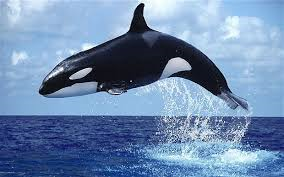
#> input picture learn_opencv/img/whale.png, 284 x 177 px, found by its file name
$ python otsu_l_1.0_my.Otsu.py
#> lines starting #> are read from the running program, lines starting #| are printed output that depends on the picture; after the words box and inside, x2 and y2 are one past the last pixel; in counts of white or black regions, pixels touching at a corner belong together
'''
版本更新内容：
1.0：   根据Otsu原理 自己写代码 实现Otsu算法
'''

import cv2
from matplotlib import pyplot as plt
import numpy as np
from PIL import Image, ImageStat

def cv_show(img,name):
    cv2.imshow(name,img)
    cv2.waitKey()
    cv2.destroyAllWindows()

#? ↓my_otsu算法部分

img = cv2.imread('./img/whale.png', 0)
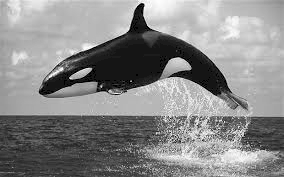
#> img: shape (177, 284); min 0, max 253, mean 136.3
rows,cols=np.shape(img)#!统计出行数列数
#> rows = 177; cols = 284

n0=0#前景像素个数
n=rows*cols#总像素数
#> n = 50268
n1=n-n0#后景像素格式
#> n1 = 50268

#? 二维数组求和
s=sum(map(sum,img))#图片总像素值
#> s = 6851745
u=s/n#图片平均像素值
#> u = 136.3

mythreshold=0
my_g=0#存放方差最终结果
my_th=0#存放阈值最终结果
my_img=img#存放图片最终结果

        #? ↓ for循环部分
for i in range(256):


    np.where(img<mythreshold)#返回坐标，二维图像返回两个数组 一个数组包含x坐标，另一个数组包含y坐标
    n0=np.where(img<mythreshold)[0].shape[0]#前景像素点个数
    #! where[0]包含符合条件的所有x坐标，where[1]是y坐标，【0】【1】元素个数一样
    #! shape永远是[0] ，只有一个值 保存在shape[0] 保存的是复合条件的点的个数
    n1=np.where(img>=mythreshold)[0].shape[0]#后景像素点个数
    if(n0==0 or n1==0):
       mythreshold +=1
       continue

    w0 = n0/n#前景所占比例
    w1 = n1/n#后景所占比例

    re0, thr0 = cv2.threshold(img, mythreshold, 255, cv2.THRESH_TOZERO_INV)#前景图片
    #! THRESH_TOZERO_INV  像素值大于阈值时，设置为0，否则不改变
    s0=sum(map(sum,thr0))#前景图片总像素值
    u0=s0/n0#前景图片平均像素值
    # if(n0==0):
    #     mythreshold +=1
    #     continue

    re1, thr1 = cv2.threshold(img, mythreshold, 255, cv2.THRESH_TOZERO)#后景图片
    #! THRESH_TOZERO 像素值大于阈值时，不变，否则取0
    s1=sum(map(sum,thr1))#背景图片总像素值
    u1=s1/n1#背景图片平均像素值
    # if(n1==0):
    #     mythreshold +=1
    #     continue

    g=w0*w1*(u0*u0-2*u0*u1+u1*u1)#综合计算 前景u0和背景u1的方差g，代码是g公式化简后的结果

    # if(str(g)=='nan'):
    #     mythreshold +=1
    #     continue
    if g>my_g:
        my_g=g
        my_th=mythreshold

    mythreshold +=1
#> this loop made 256 passes
#> (s0, u0, s1, u1, g, my_g) on passes 2, 23, 30, 36, 41, 45, 48, 52, 55, 58, 61, 63: (0, 0, 6851745, 137.7, 184, 184), (70875, 18.32, 6780870, 146.1, 1160.4, 1160.4), (101787, 20.47, 6749958, 149, 1472.8, 1472.8), (120215, 21.8, 6731530, 150.4, 1615.3, 1615.3), (133592, 22.81, 6718153, 151.3, 1698.8, 1698.8), (149975, 24.04, 6701770, 152.2, 1785.5, 1785.5), (171135, 25.55, 6680610, 153.3, 1885.7, 1885.7), (198785, 27.41, 6652960, 154.7, 1998.6, 1998.6), (232705, 29.49, 6619040, 156.2, 2124.5, 2124.5), (267929, 31.45, 6583816, 157.7, 2243.9, 2243.9), (306633, 33.42, 6545112, 159.3, 2363.9, 2363.9), (346344, 35.24, 6505401, 160.9, 2481.8, 2481.8)
#> (s0, u0, s1, u1, g) on passes 3 to 8: (0, 0, 6851745, 137.7, 184), (0, 0, 6851745, 137.7, 184), (0, 0, 6851745, 137.7, 184), (0, 0, 6851745, 137.7, 184), (0, 0, 6851745, 137.7, 184), (0, 0, 6851745, 137.7, 184)
print("最优阈值："+str(my_th))
#| 最优阈值：121

ret, my_th = cv2.threshold(img, my_th, 255, cv2.THRESH_BINARY)
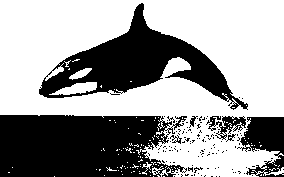
#> my_th: shape (177, 284); 61.1% white; 130 black regions (123 under 20 px), largest, box (x1, y1, x2, y2) and area: (0, 115, 187, 177) 9744, (39, 3, 248, 110) 7340, (237, 117, 284, 177) 1646
cv_show(my_th,'my_th')
#? ↑my_otsu算法部分


def myotsu(imge):
    th=imge
    ret=0
    rows=0#行
    cols=0#列
    n0=0#前景像素个数
    n1=0#后景像素格式
    n=0
    rows,cols=np.shape(img)
    n=rows*cols#总像素数
    n1=n-n0


    ret, th = cv2.threshold(img, 100, 255, cv2.THRESH_BINARY)

    return ret,th
# 我的otsu 阈值法

'''
ret1, th1 = myotsu(img)
# ret1, th1 = cv2.threshold(img, 100, 255, cv2.THRESH_BINARY)
#! cv2.threshold (src, thresh, maxval, type)
#! cv2.threshold (源图片, 阈值, 填充色, 阈值类型)
print(th1)
cv2.imshow('th1',th1)
print("MyOtsu 得到的阈值：\t"+str(ret1))
'''
# Otsu阈值法
ret2, th2 = cv2.threshold(img, 0, 255, cv2.THRESH_BINARY + cv2.THRESH_OTSU)
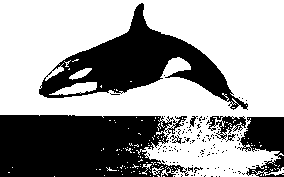
#> th2: shape (177, 284); 61% white; 130 black regions (122 under 20 px), largest, box (x1, y1, x2, y2) and area: (0, 115, 189, 177) 9801, (39, 3, 248, 110) 7355, (237, 117, 284, 177) 1658


images = [img, 0, my_th, img, 0, th2]
titles = ['Original', 'Histogram', 'my_Otsu:'+str(ret),
         'Original', 'Histogram', "Otsu's",]

for i in range(2):
    # 绘制原图
    plt.subplot(3, 3, i * 3 + 1)
    plt.imshow(images[i * 3], 'gray')
    plt.title(titles[i * 3], fontsize=8)
    plt.xticks([]), plt.yticks([])

    # 绘制直方图plt.hist, ravel函数将数组降成一维
    plt.subplot(3, 3, i * 3 + 2)
    plt.hist(images[i * 3].ravel(), 256)
    plt.title(titles[i * 3 + 1], fontsize=8)
    plt.xticks([]), plt.yticks([])

    # 绘制阈值图
    plt.subplot(3, 3, i * 3 + 3)
    plt.imshow(images[i * 3 + 2], 'gray')
    plt.title(titles[i * 3 + 2], fontsize=8)
    plt.xticks([]), plt.yticks([])
plt.show()
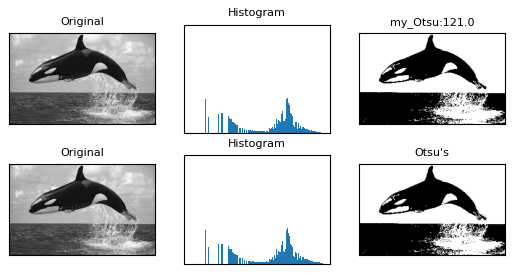
#> figure drawn by matplotlib, 6 panels
